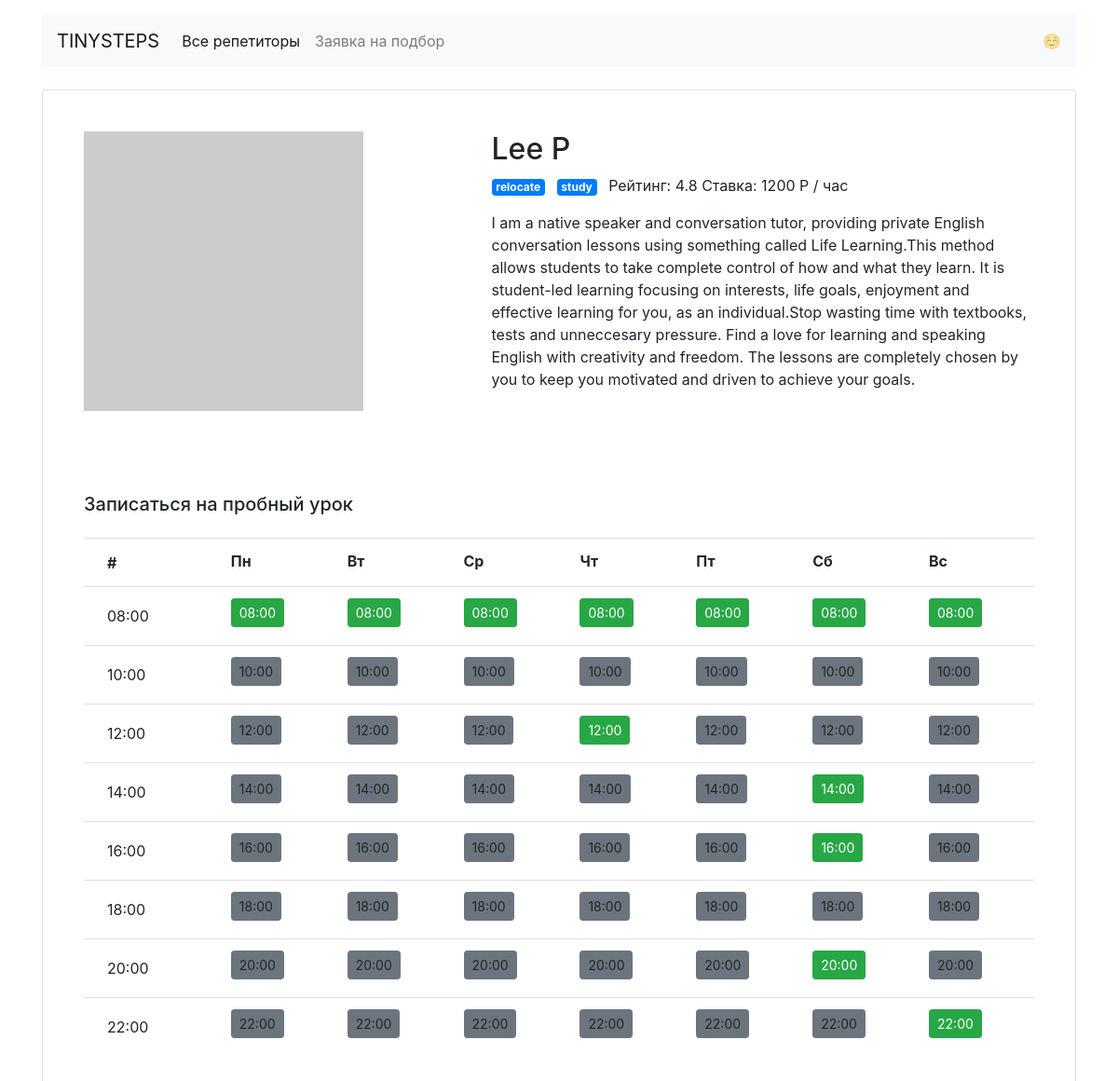
/profiles/2/, run on the app's committed database.
### models.py (models this page shows, shortened)
class Teacher(db.Model):
    __tablename__ = "teachers"
    teacher_id = db.Column(db.Integer, primary_key=True)
    name = db.Column(db.String(30), nullable=False)
    picture = db.Column(db.String)
    rating = db.Column(db.Numeric)
    price = db.Column(db.Integer, nullable=False)
    about = db.Column(db.Text)
    shedule = db.Column(db.String, default=shedule, nullable=False)
    goals = db.relationship("Goal",
                            secondary="teacher_goal",
                            back_populates="teachers")
    bookings = db.relationship("Booking", back_populates="teacher")
    @hybrid_property
    def get_shedule(self):
        return json.loads(self.shedule)
    @hybrid_method
    def is_free_at_the_time(self, day, hour):
        return self.get_shedule[day][hour]

class Goal(db.Model):
    __tablename__ = "goals"
    goal_id = db.Column("goal_id", db.Integer, primary_key=True)
    title = db.Column("title", db.String(15))
    title_rus = db.Column('title_rus', db.String(15))
    favicon = db.Column('favicon', db.String(1))
    image_location = db.Column("image_location", db.String(30))
    teachers = db.relationship("Teacher",
                               secondary="teacher_goal",
                               back_populates="goals")
    lesson_requests = db.relationship("RequestLesson", back_populates="goal")

### blupr_teachers.py (the view)
@blp.route("/profiles/<int:teacher_id>/")
def profile(teacher_id):
    teacher = Teacher.query.get(teacher_id)
    return render_template("profile.html",
                           teacher=teacher)

### templates/profile.html
{% extends 'base.html' %}
{% from 'macros.html' import teacher_link %}
{% block body %}
  <main class="container mt-3">
    <div class="card my-4 mx-auto">
      <div class="card-body m-2 m-md-4">
        <div class="row">
          <div class="col-5"><img src="{{ teacher.picture }}" class="img-fluid" alt=""></div>
          <div class="col-7">
            <h1 class="h2">{{ teacher.name }}</h1>
            <p>
              {% for goal in teacher.goals %}
                <span class="badge badge-primary mr-2">{{ goal.title }}</span>
              {% endfor %}
              Рейтинг: {{ teacher.rating | round(1) }} Ставка: {{ teacher.price }} P / час</p>
            <p>{{ teacher.about }}</p>
          </div>
        </div>
      </div>
      <div class="card-body m-2 m-md-4">
        <h2 class="h5 mb-4">Записаться на пробный урок</h2>
        <table class="table">
          <tr>
            <th><span class="btn font-weight-bold py-0">#</span></th>
            <th>Пн</th>
            <th>Вт</th>
            <th>Ср</th>
            <th>Чт</th>
            <th>Пт</th>
            <th>Сб</th>
            <th>Вс</th>
          </tr>
          {% set shedule = teacher.get_shedule %}
          {% for time in shedule['mon'].keys() %}
           <tr>
            <td><span class="btn">{{ time.zfill(5) }}</span></td>
            {% for day in shedule %}
              <td>
                {{ teacher_link(teacher, day, time) }}
              </td>
            {% endfor %}
           </tr>
          {% endfor %}
        </table>
      </div>
    </div>
  </main>
{% endblock %}

### data on the page
Teacher: name "Lee P", rating "4.8", price "1200", about "I am a native speaker and conversation tutor, providing private English conversation lessons using something called Life Learning.This method allows students to take complete control of how and what they learn. It is student-led learning focusing on interests, life goals, enjoyment and effective learning for you, as an individual.Stop wasting time with textbooks, tests and unneccesary pressure. Find a love for learning and speaking English with creativity and freedom. The lessons are completely chosen by you to keep you motivated and driven to achieve your goals."
Goal: title "relocate"
Goal: title "study"

### other printed values
{{ time.zfill(5) }} "08:00" "10:00" "12:00" "14:00" "16:00" "18:00" "20:00" "22:00"
{{ time.zfill(5) }} "08:00" "08:00" "08:00" "08:00" "08:00" "08:00" "08:00" "12:00" "14:00" "16:00" "20:00" "22:00"
{{ time.zfill(5) }} "10:00" "10:00" "10:00" "10:00" "10:00" "10:00" "10:00" "12:00" "12:00" "12:00" "12:00" "12:00" "12:00" "14:00" "14:00" "14:00" "14:00" "14:00" "14:00" "16:00" "16:00" "16:00" "16:00" "16:00" "16:00" "18:00" "18:00" "18:00" "18:00" "18:00" "18:00" "18:00" "20:00" "20:00" "20:00" "20:00" "20:00" "20:00" "22:00" "22:00" "22:00" "22:00" "22:00" "22:00"
